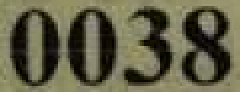
#> input picture data/images/0038j_0.png, 120 x 46 px (shown 2 times larger); its folder holds 4 pictures in this run
$ python to_gray.py
#> lines starting #> are read from the running program, lines starting #| are printed output that depends on the picture
from imageio import imwrite
import matplotlib.pyplot as plt
import os

"""
将所有rgb图片转换成灰度图，放入 /data/images_gray/ 中
"""


def rgb2gray(rgb):
    """
    将rgb图转换为灰度图
    :param rgb:
    :return:
    """
    r, g, b = rgb[:, :, 0], rgb[:, :, 1], rgb[:, :, 2]
    gray = 0.2989 * r + 0.5870 * g + 0.1140 * b
    return gray


im_dir = '../../data/images/'
im_aug_dir = '../../data/images_aug/'
im_gray_dir = '../../data/images_gray/'


files = os.listdir(im_dir)
for file in files:
    im = plt.imread(os.path.join(im_dir, file))
#> im is the input picture: shape (46, 120, 3) float32; mean R, G, B 0.381, 0.373, 0.278
    imwrite(im_gray_dir + file, rgb2gray(im))
#> in rgb2gray, `r, g, b = rgb[:, :, 0], rgb[:, :, 1], rgb[:, :, 2]`:
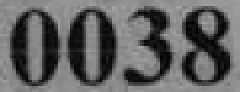
#> r: shape (46, 120) float32 (shown 2 times larger); min 0, max 0.655, mean 0.381
#> in rgb2gray, `r, g, b = rgb[:, :, 0], rgb[:, :, 1], rgb[:, :, 2]`:
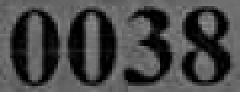
#> b: shape (46, 120) float32 (shown 2 times larger); min 0, max 0.565, mean 0.278
#> pass 2 of the loop `for file in files:`:
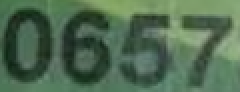
#> input picture data/images/0657e_0.png, 120 x 46 px (shown 2 times larger)
#> im is the input picture: shape (46, 120, 3) float32; mean R, G, B 0.311, 0.42, 0.319
#> in rgb2gray (call 2), `r, g, b = rgb[:, :, 0], rgb[:, :, 1], rgb[:, :, 2]`:
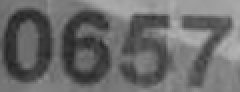
#> g: shape (46, 120) float32 (shown 2 times larger); min 0.125, max 0.706, mean 0.42
#> in rgb2gray (call 2), `r, g, b = rgb[:, :, 0], rgb[:, :, 1], rgb[:, :, 2]`:
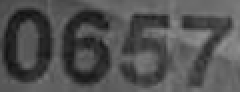
#> b: shape (46, 120) float32 (shown 2 times larger); min 0.0667, max 0.565, mean 0.319
#> pass 3 of the loop `for file in files:`:
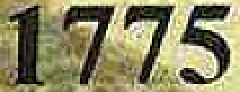
#> input picture data/images/1775j_0.png, 120 x 46 px (shown 2 times larger)
#> im is the input picture: shape (46, 120, 3) float32; mean R, G, B 0.548, 0.532, 0.386
#> in rgb2gray (call 3), `r, g, b = rgb[:, :, 0], rgb[:, :, 1], rgb[:, :, 2]`:
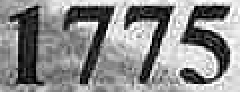
#> r: shape (46, 120) float32 (shown 2 times larger); min 0, max 1, mean 0.548
#> in rgb2gray (call 3), `r, g, b = rgb[:, :, 0], rgb[:, :, 1], rgb[:, :, 2]`:
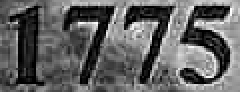
#> b: shape (46, 120) float32 (shown 2 times larger); min 0, max 1, mean 0.386
#> the loop made 4 passes; the first 3 are shown


#> (the run stopped early here; a loop or call above may not have finished)
